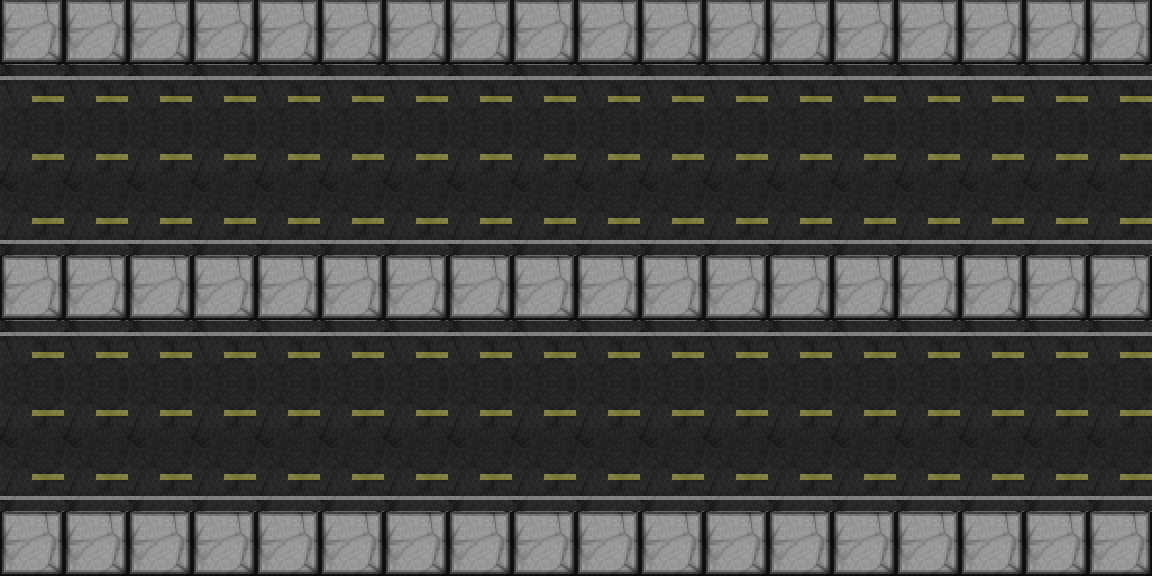

Below is a game level as drawn by its tile map, then a one-line description and the .tmx that defines it (tile-layer data replaced by summaries):
An orthogonal 18x9 tile map with 64x64 px tiles, 1 tile layer (Tile Layer 1).

<map version="1.0" orientation="orthogonal" width="18" height="9" tilewidth="64" tileheight="64">
 <tileset firstgid="1" name="road" tilewidth="64" tileheight="64">
  <image source="../Tilesets/road.png" width="192" height="192" />
 </tileset>
 <layer name="Tile Layer 1" width="18" height="9">
  <data>[162 cells, 162 non-empty, 4 distinct tile ids]</data>
 </layer>
</map>